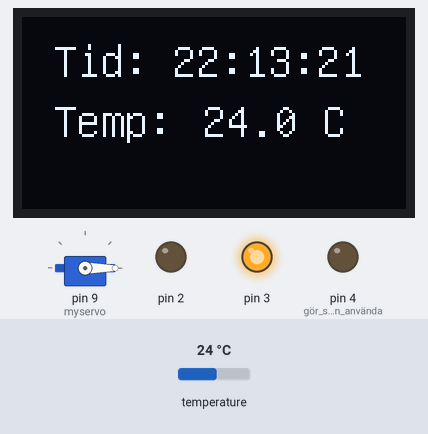
A sketch run on a simulated Arduino Uno, built with avr-gcc and run on an emulated ATmega328P. Parts: servo, 128×64 one-colour display, output pins drawn as LEDs (lit = HIGH). The inputs (shaded band) are chosen by the test bench; at power-on: temperature 24 °C. The local clock reads 2024-03-15 10:24:30 at power-on unless the sketch sets it; what the sketch prints to the serial monitor is not drawn.

Above: at 2.0 s.
2.1 s: temperature set to 24.7 °C
At 3.3 s:
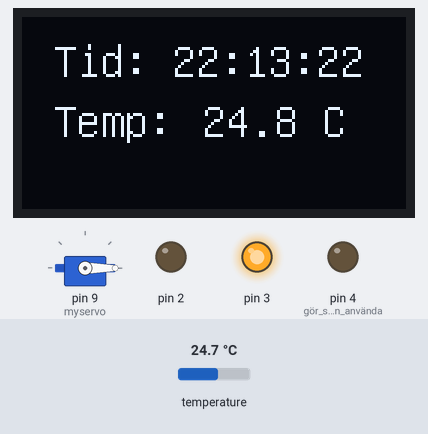
5.5 s: temperature set to 25.9 °C
At 7.5 s:
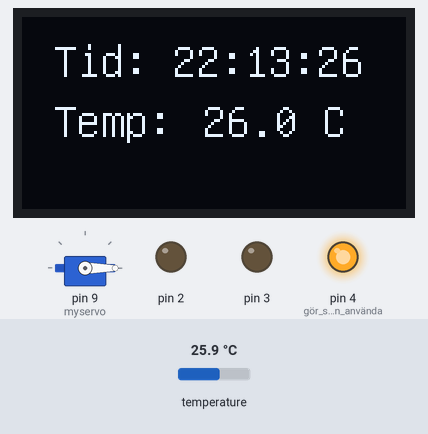
9.8 s: temperature set to 9 °C
At 11.2 s:
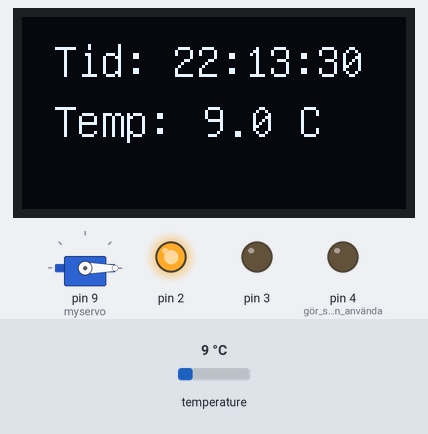
Timing chart, 0 to 12.8 s (numbered marks = the images above; inputs shaded):
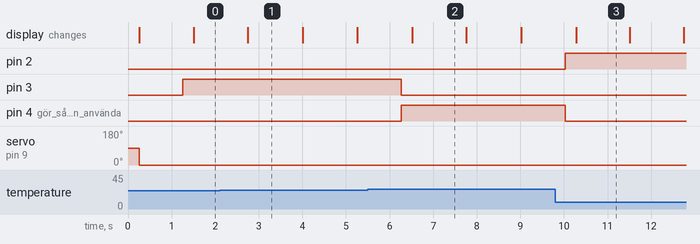

The sketch:

Ovningsprojekt.ino
```cpp
/*
Name: övningsprojekt
Author: Tor Johansson
Date: 2025-10-13
Description: This project uses a ds3231 to measure time and displays the time to an 1306 oled display,
Further, it measures temprature with ds3231 and displays a mapped value to a 9g-servo-motor.
*/

// Include Libraries
#include <RTClib.h>
#include <Wire.h>
#include "U8glib.h"
#include <Servo.h>

Servo myservo;

int val;


// Init constants

// Init global variables

// Construct objects
RTC_DS3231 rtc;
U8GLIB_SSD1306_128X64 u8g(U8G_I2C_OPT_NO_ACK);  // Display which does not send AC


void setup() {
  // init communication
  Serial.begin(9600);
  Wire.begin();

  // Init Hardware
  rtc.begin();

  // Settings
  rtc.adjust(DateTime(F(__DATE__), F(__TIME__)));
  u8g.setFont(u8g_font_unifont); //gör så texten ser ut som den gör

  myservo.attach(9); //lägger servo på pin 9

  pinMode(2, OUTPUT);
  pinMode(3, OUTPUT);
  pinMode(4, OUTPUT); //gör så lampan kan använda pinnen
}

void loop() {
  String timeStr = getTime();
  float temp = getTemp();

  oledWrite(timeStr, temp);
  Serial.println(temp);
  servoWrite(temp);

  delay(1000);

  if(getTemp() < 10){ //om graderna är under 10 så lysser den blåa lampan
    digitalWrite(2, HIGH);
    digitalWrite(3, LOW);
    digitalWrite(4, LOW);
  }
  else if(getTemp() > 25){ //om graderna är över 25 så lysser den röda lampan
    digitalWrite(2, LOW);
    digitalWrite(3, LOW);
    digitalWrite(4, HIGH);
  }
  else{ //om graderna är mellan 10 och 25 så lysser den gröna lampan
    digitalWrite(2, LOW);
    digitalWrite(3, HIGH);
    digitalWrite(4, LOW);
  }
}


//This function reads time from an ds3231 module and package the time as a String
//Parameters: Void
//Returns: time in hh:mm:ss as String
String getTime() {
  DateTime now = rtc.now();
  return String(now.hour()) + ":" + String(now.minute()) + ":" + String(now.second());
}

/*
This function takes temprature from ds3231 and returns as a float
*Parameters: Void
*Returns: temprature as float
*/
float getTemp() {
  return rtc.getTemperature(); //Ger tillbaka tempen från rtc

}

/*
This function takes a string and draws it to an oled display
*Parameters: - text: String to write to display
*Returns: void
*/
void oledWrite(String timeStr, float temp) {
  u8g.firstPage();
  do {
    u8g.drawStr(10,20, "Tid:");
    u8g.drawStr(50, 20, timeStr.c_str());

    u8g.drawStr (10,40, "Temp:");
    String tempStr = String(temp, 1) + " C";
    u8g.drawStr(60, 40, tempStr.c_str());
  } while (u8g.nextPage());
}

/*
takes a temprature value and maps it to corresppnding degree on a servo
*Parameters: - value: temprature
*Returns: void
*/
void servoWrite(float value) {
  val = map(val, 0, 1023, 0, 179);
  myservo.write(val);

  delay(15);
}
```

Measured:
- the behaviour switches between 25.1 and 25.2 °C on temperature (found by bisection; images 1 and 2)
- after the input at 5.5 s, pin 3: HIGH → LOW after 0.77 s; pin 4 (gör_så_lampan_kan_använda): LOW → HIGH after 0.77 s
- after the input at 9.8 s, pin 2: LOW → HIGH after 0.23 s; pin 4 (gör_så_lampan_kan_använda): HIGH → LOW after 0.23 s
- what the display in image 2 shows lasts 1.3 s, from 6.5 s to 7.8 s
